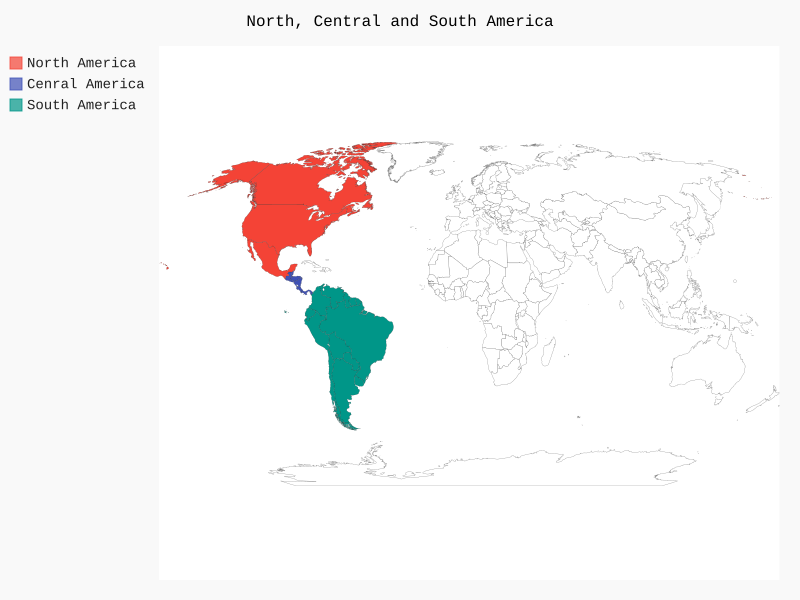

Reproduce this figure in Python.
from pygal.maps.world import World

wm = World()
wm.title = 'North, Central and South America'

wm.add('North America', ['ca', 'mx', 'us'])
wm.add('Cenral America', ['bz', 'cr', 'gt', 'hn', 'ni', 'pa', 'sv'])
wm.add('South America', ['ar', 'bo', 'br', 'cl', 'co', 'ec', 'gf',
  'gy', 'pe', 'py', 'sr', 'uy', 've'])

wm.render_to_file('americas.svg')
